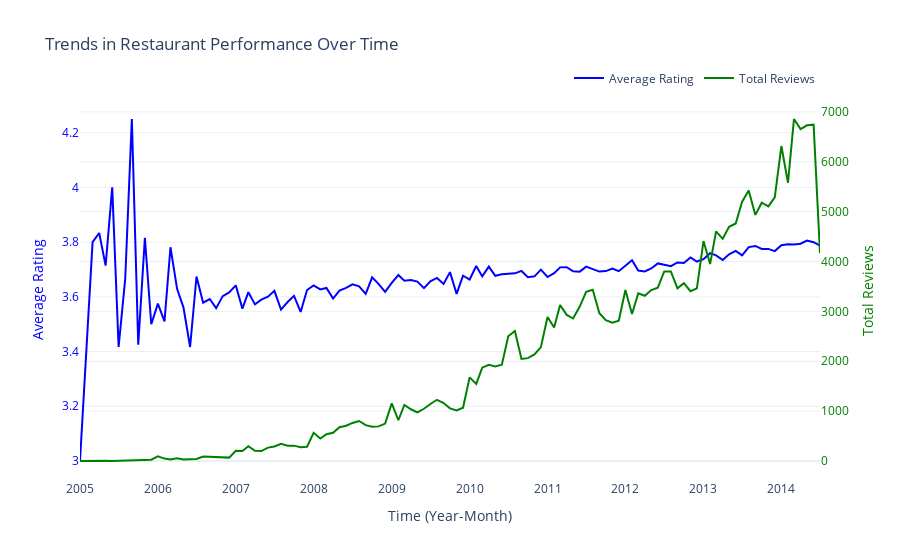

Source (notebook cell):
### Code cell
fig.add_trace(go.Scatter(
    x=performance['year_month'], 
    y=performance['avg_business_star_rating'], 
    mode='lines',
    name='Average Rating',
    line=dict(color='blue')
))

# Toplam yorum sayısı çizgisi
fig.add_trace(go.Scatter(
    x=performance['year_month'], 
    y=performance['review_text'], 
    mode='lines',
    name='Total Reviews',
    yaxis='y2',
    line=dict(color='green')
))

# Grafikleri birleştir
fig.update_layout(
    title='Trends in Restaurant Performance Over Time',
    xaxis=dict(title='Time (Year-Month)', showgrid=False),
    yaxis=dict(title='Average Rating', titlefont=dict(color='blue'), tickfont=dict(color='blue')),
    yaxis2=dict(title='Total Reviews', titlefont=dict(color='green'), tickfont=dict(color='green'), anchor='x', overlaying='y', side='right'),
    legend=dict(orientation='h', yanchor='bottom', y=1.02, xanchor='right', x=1),
    template='plotly_white'
)

fig.show()
